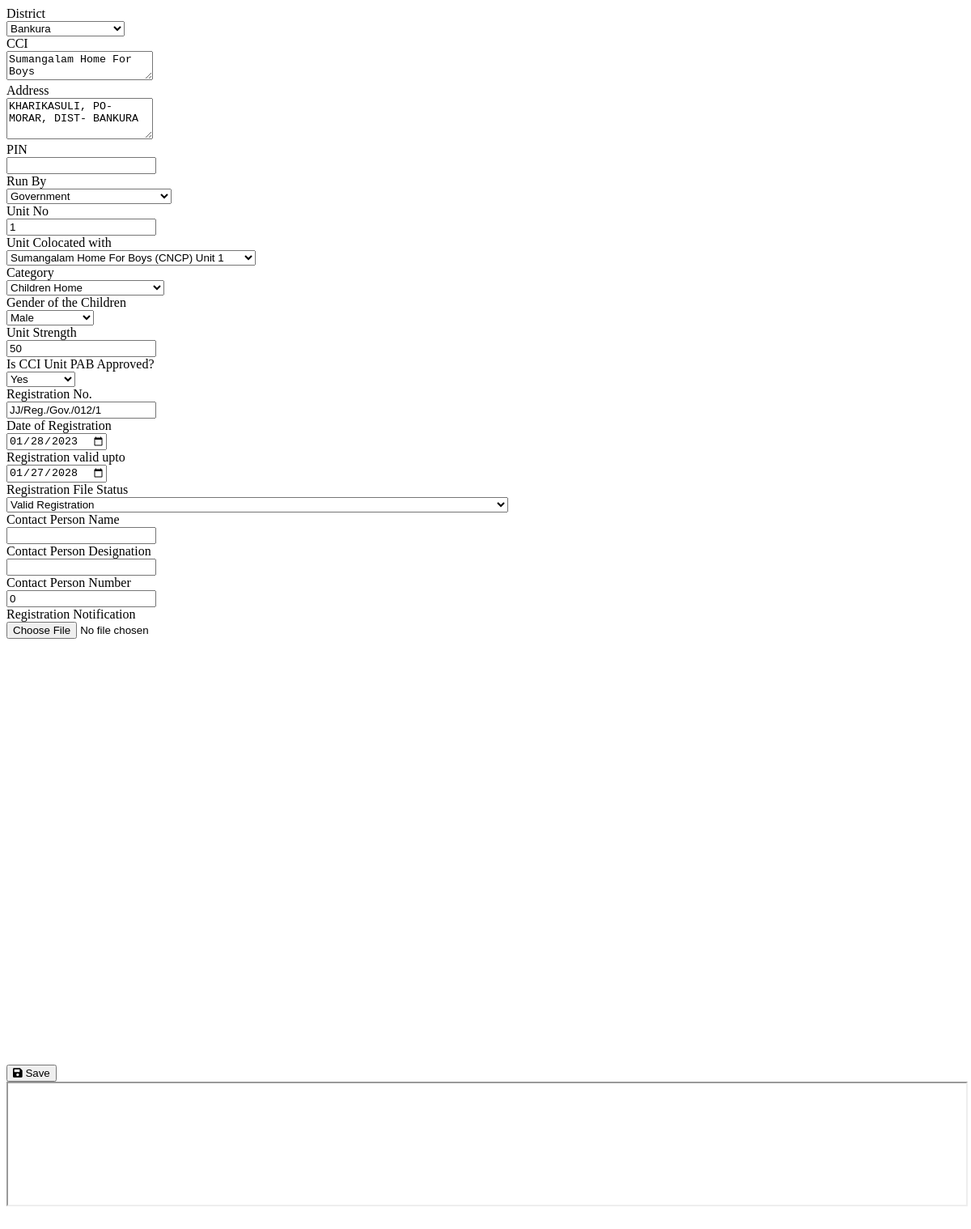
/pages/cci_edit_form.php?data=CCI_005 (signed in), run on the app's committed database.
### tables this page shows
CREATE TABLE `cci` (
  `id` varchar(255) NOT NULL,
  `colocated_with` varchar(255) NOT NULL,
  `district` varchar(255) DEFAULT NULL,
  `cci_name` varchar(255) DEFAULT NULL,
  `address` varchar(255) DEFAULT NULL,
  `pin` int(11) DEFAULT 0,
  `run_by` varchar(255) DEFAULT NULL,
  `cci_unit_no` smallint(6) DEFAULT 0,
  `cci_unit_gender` varchar(255) DEFAULT NULL,
  `cci_unit_strength` int(11) DEFAULT 0,
  `is_pab_approved` tinyint(1) DEFAULT 0,
  `reg_no` varchar(255) DEFAULT NULL,
  `reg_date` date DEFAULT NULL,
  `reg_valid_upto` date DEFAULT NULL,
  `reg_status` int(11) DEFAULT NULL,
  `contact_name` varchar(255) DEFAULT NULL,
  `contact_desg` varchar(255) DEFAULT NULL,
  `contact_phno` int(11) DEFAULT 0
);

CREATE TABLE `cci_reg_file_status` (
  `id` int(11) NOT NULL,
  `reg_status` varchar(255) NOT NULL
);

### config/DbFunction.php (called while the page is built, shortened)
<?php
class DbFunction{
	function get_cci_categories() {
		$db = Database::getInstance();
		$mysqli = $db->getConnection();
		$query = "SELECT `cci_unit_types`.`id`, `cci_unit_types`.`category` FROM `cci_unit_types`;";
		$rs= $mysqli->query($query);
		return $rs->fetch_all();
	}
	function get_filter_values($fieldname) {
		$db = Database::getInstance();
		$mysqli = $db->getConnection();
		$query = "SELECT DISTINCT(`cci`.`" . $fieldname . "`) FROM `cci`";
		$rs= $mysqli->query($query);
		return $rs->fetch_all();
	}
	function get_reg_file_status() {
		$db = Database::getInstance();
        $mysqli = $db->getConnection();
        $query = "SELECT * FROM `cci_reg_file_status`";
        $rs= $mysqli->query($query);
        return $rs->fetch_all();
	}
	function get_ccis_of_district($district) {
		$db = Database::getInstance();
        $mysqli = $db->getConnection();
        $sql = "SELECT `cci`.`id`, `cci`.`cci_name`, `cci`.`cci_unit_no`, `cci_unit_types`.`type_of_child`
				FROM `cci`
				JOIN `unit_types` ON `cci`.`id` = `unit_types`.`cci_id`
				JOIN `cci_unit_types` ON `unit_types`.`type_id` = `cci_unit_types`.`id`
				WHERE `cci`.`district` = '" . $district . "'
				AND `cci`.`colocated_with` = `cci`.`id`;";
        $rs = $mysqli->query($sql, MYSQLI_ASSOC);
        return $rs;
	}
}

### pages/cci_edit_form.php (the view, shortened to what this page needs)
<?php
require_once "../config/DbFunction.php";
$db = Database::getInstance();
$mysqli = $db->getConnection();
$data = $_GET['data'];
$cci_id = explode(',', $data)[0];
$sql = "SELECT `cci`.*, `cci_unit_types`.`category`
        FROM `cci`
        JOIN `unit_types` ON `cci`.`id` = `unit_types`.`cci_id`
        JOIN `cci_unit_types` ON `unit_types`.`type_id` = `cci_unit_types`.`id`
        WHERE `cci`.`id` = ?;";
$stmt = $mysqli->prepare($sql);
$stmt->bind_param('s', $cci_id);
if ($stmt->execute()) {
    $cci_details = $stmt->get_result()->fetch_all(MYSQLI_ASSOC)[0];
} else {
    trigger_error("Error in query: ". mysqli_connect_error(), E_USER_ERROR);
    die(E_USER_ERROR);
}
$filename = "../reg_files/" . $cci_details['id'] . ".pdf";
$obj = new DbFunction();
?>
<!DOCTYPE html>
<html lang="en">
<head>
</head>
<body>
    <div class="row">
        <div class="col-sm-6 mb-3 mb-sm-0">
            <form id="fCCIEdit" action="" method="">
                <div class="card border-dark">
                    <div class="card-body scrollable-card">
                        <div class="row mb-3">
                            <label for="i_cci_dist" class="col-sm-6 col-form-label">District</label>
                            <div class="col-sm-6">
                                <select id="i_cci_dist" name="i_cci_dist" class="form-control">
                                    <?php
                                    $districts = $obj->get_filter_values('district');
                                    foreach ($districts as $district) {
                                        echo '<option value="'. $district[0]. '"'. ($cci_details['district'] == $district[0] ? 'selected' : '') . '>'. $district[0] . '</option>';
                                    }
                                    ?>
                                </select>
                            </div>
                        </div>
                        <div class="row mb-3">
                            <label for="i_cci_name" class="col-sm-6 col-form-label">CCI</label>
                            <div class="col-sm-6">
                            <textarea rows="2" class="form-control" id="i_cci_name" name="i_cci_name"><?php echo $cci_details['cci_name'] ?></textarea>
                            </div>
                        </div>
                        <div class="row mb-3">
                            <label for="i_cci_addr" class="col-sm-6 col-form-label">Address</label>
                            <div class="col-sm-6">
                            <textarea rows="3" class="form-control" id="i_cci_addr" name="i_cci_addr"><?php echo $cci_details['address'] ?></textarea>
                            </div>
                        </div>
                        <div class="row mb-3">
                            <label for="i_cci_pin" class="col-sm-6 col-form-label">PIN</label>
                            <div class="col-sm-6">
                            <input type="text" class="form-control" id="i_cci_pin" name="i_cci_pin" value="<?php echo $cci_details['pin'] ?>" />
                            </div>
                        </div>
                        <div class="row mb-3">
                            <label for="i_cci_run_by" class="col-sm-6 col-form-label">Run By</label>
                            <div class="col-sm-6">
                                <select id="i_cci_run_by" name="i_cci_run_by" class="form-control">
                                    <?php
                                    $run_by = $obj->get_filter_values('run_by');
                                    foreach ($run_by as $val) {
                                        echo '<option value="'. $val[0]. '"'. ($cci_details['run_by'] == $val[0] ? 'selected' : '') .'>'. $val[0] . '</option>';
                                    }
                                    ?>
                                </select>
                            </div>
                        </div>
                        <div class="row mb-3">
                            <label for="i_cci_unit_no" class="col-sm-6 col-form-label">Unit No</label>
                            <div class="col-sm-6">
                            <input type="text" class="form-control" id="i_cci_unit_no" name="i_cci_unit_no" value="<?php echo $cci_details['cci_unit_no'] ?>" />
                            </div>
                        </div>
                        <div class="row mb-3">
                            <label for="i_cci_colocated_with" class="col-sm-6 col-form-label">Unit Colocated with</label>
                            <div class="col-sm-6">
                                <select id="i_cci_colocated_with" name="i_cci_colocated_with" class="form-control">
                                    <?php
                                    $cci = $obj->get_ccis_of_district($cci_details['district']);
                                    foreach ($cci as $val) {
                                        echo '<option value="'. $val['id']. '"'. ($cci_details['colocated_with'] == $val['id'] ? 'selected' : '') .'>'. $val['cci_name'] . ' (' . $val['type_of_child']. ')' . ' Unit ' . $val['cci_unit_no'] .'</option>';
                                    }
                                    ?>
                                </select>
                            </div>
                        </div>
                        <div class="row mb-3">
                            <label for="i_cci_category" class="col-sm-6 col-form-label">Category</label>
                            <div class="col-sm-6">
                                <select id="i_cci_category" name="i_cci_category" class="form-control">
                                    <?php
                                    $run_by = $obj->get_cci_categories();
                                    foreach ($run_by as $val) {
                                        echo '<option value="'. $val[0]. '"'. ($cci_details['category'] == $val[1] ? 'selected' : '') .'>'. $val[1] . '</option>';
                                    }
                                    ?>
                                </select>
                            </div>
                        </div>
                        <div class="row mb-3">
                            <label for="i_cci_gender" class="col-sm-6 col-form-label">Gender of the Children</label>
                            <div class="col-sm-6">
                                <select id="i_cci_gender" name="i_cci_gender" class="form-control">
                                    <?php
                                    $run_by = $obj->get_filter_values('cci_unit_gender');
                                    foreach ($run_by as $val) {
                                        echo '<option value="'. $val[0]. '"'. ($cci_details['cci_unit_gender'] == $val[0] ? 'selected' : '') .'>'. $val[0] . '</option>';
                                    }
                                    ?>
                                </select>
                            </div>
                        </div>
                        <div class="row mb-3">
                            <label for="i_cci_strength" class="col-sm-6 col-form-label">Unit Strength</label>
                            <div class="col-sm-6">
                            <input type="text" class="form-control" id="i_cci_strength" name="i_cci_strength" value="<?php echo intval($cci_details['cci_unit_strength']) ?>" />
                            </div>
                        </div>
                        <div class="row mb-3">
                            <label for="i_cci_is_pab" class="col-sm-6 col-form-label">Is CCI Unit PAB Approved?</label>
                            <div class="col-sm-6">
                                <select id="i_cci_is_pab" name="i_cci_is_pab" class="form-control">
                                    <option value=1 <?php print($cci_details['is_pab_approved'] == true ? 'selected' : '') ?> >Yes</option>
                                </select>
                            </div>
                        </div>
                        <div class="row mb-3">
                            <label for="i_cci_reg_no" class="col-sm-6 col-form-label">Registration No.</label>
                            <div class="col-sm-6">
                            <input type="text" class="form-control" id="i_cci_reg_no" name="i_cci_reg_no" value="<?php echo $cci_details['reg_no'] ?>" />
                            </div>
                        </div>
                        <div class="row mb-3">
                            <label for="i_cci_reg_dt" class="col-sm-6 col-form-label">Date of Registration</label>
                            <div class="col-sm-6">
                            <input type="date" id="i_cci_reg_dt" name="i_cci_reg_dt" class="form-control" value="<?php echo $cci_details['reg_date']; ?>"/>
                            </div>
                        </div>
                        <div class="row mb-3">
                            <label for="i_cci_reg_valid" class="col-sm-6 col-form-label">Registration valid upto</label>
                            <div class="col-sm-6">
                            <input type="date" id="i_cci_reg_valid" name="i_cci_reg_valid" class="form-control" value="<?php echo $cci_details['reg_valid_upto']; ?>"/>
                            </div>
                        </div>
                        <div class="row mb-3">
                            <label for="i_cci_reg_status" class="col-sm-6 col-form-label">Registration File Status</label>
                            <div class="col-sm-6">
                                <select id="i_cci_reg_status" name="i_cci_reg_status" class="form-control">
                                  <?php
                                  $file_status = $obj->get_reg_file_status();
                                  foreach ($file_status as $val) {
                                    echo '<option value="'. $val[0]. '"'. ($cci_details['reg_status'] == $val[0] ? ' selected' : '') .'>'. $val[1]. '</option>';
                                  }
                                  ?>
                                </select>
                            </div>
                        </div>
                        <div class="row mb-3">
                            <label for="i_cci_contact_name" class="col-sm-6 col-form-label">Contact Person Name</label>
                            <div class="col-sm-6">
                                <input type="text" class="form-control" id="i_cci_contact_name" name="i_cci_contact_name" value="<?php echo $cci_details['contact_name'] ?>" />
                            </div>
                        </div>
                        <div class="row mb-3">
                            <label for="i_cci_contact_designation" class="col-sm-6 col-form-label">Contact Person Designation</label>
                            <div class="col-sm-6">
                                <input type="text" class="form-control" id="i_cci_contact_designation" name="i_cci_contact_designation" value="<?php echo $cci_details['contact_desg'] ?>" />
                            </div>
                        </div>
                        <div class="row mb-3">
                            <label for="i_cci_contact_no" class="col-sm-6 col-form-label">Contact Person Number</label>
                            <div class="col-sm-6">
                                <input type="text" class="form-control" id="i_cci_contact_no" name="i_cci_contact_no" value="<?php echo $cci_details['contact_phno'] ?>" />
                            </div>
                        </div>
                        <div class="row mb-3">
                            <label for="i_cci_reg_file" class="col-sm-6 col-form-label">Registration Notification</label>
                            <div class="col-sm-6">
                                <input class="form-control" type="file" name="i_cci_reg_file" id="i_cci_reg_file" accept="application/pdf">
                            </div>
                        </div>
                    </div>
                    <div class="card-footer text-end">
                        <button id="bSubmitcci_details" type="submit" value="Saved" class="btn btn-primary">
                            <i class="fas fa-save"></i>
                            Save
                        </button>
                    </div>
                </div>
            </form>
        </div>
        <div class="col-sm-6">
            <div class="card border-dark text-bg-dark non-scrollable-card">
                <div class="card-body">
                    <iframe src="<?php echo isset($filename) ? $filename : ''?>" width="100%" height="100%" id="iframeRegFile"></iframe>
                </div>
            </div>
        </div>
    </div>
</body>
</html>

### pages/cci_edit_form.php (style rules this page uses)
.scrollable-card { height: 85vh; overflow-y: auto; }
.non-scrollable-card { height: 90vh; }

### data on the page
cci: i_cci_dist "Bankura", i_cci_name "Sumangalam Home For Boys", i_cci_addr "KHARIKASULI, PO- MORAR, DIST- BANKURA", i_cci_run_by "Government", i_cci_unit_no "1", i_cci_gender "Male", i_cci_strength "50", i_cci_is_pab "Yes", i_cci_reg_no "JJ/Reg./Gov./012/1", i_cci_reg_dt "01/28/2023", i_cci_reg_valid "01/27/2028", i_cci_reg_status "Valid Registration", i_cci_contact_no "0"

### other printed values
form field i_cci_colocated_with "Sumangalam Home For Boys (CNCP) Unit 1"
form field i_cci_category "Children Home"
